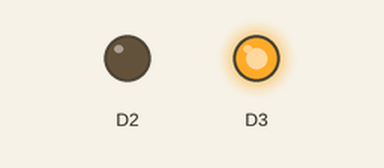
Bench run of a sketch on a simulated Arduino Zero (SAMD21). Parts: output pins drawn as LEDs (lit = HIGH).

Above: at 0.1 s.
Timing chart, 0 to 1.6 s (numbered marks = the images above):
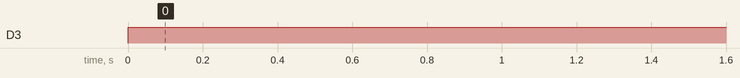

The sketch:

AnalogOutput_Pump.ino
```cpp
void setup() {
  Serial.begin(9600);
}

void loop(){
   // the default PWM resolution
  analogWriteResolution(10);
  analogWrite(2,0);
  analogWrite(3,1023);

}
```

Measured:
- by itself, D3: LOW → HIGH at 0.00 s
